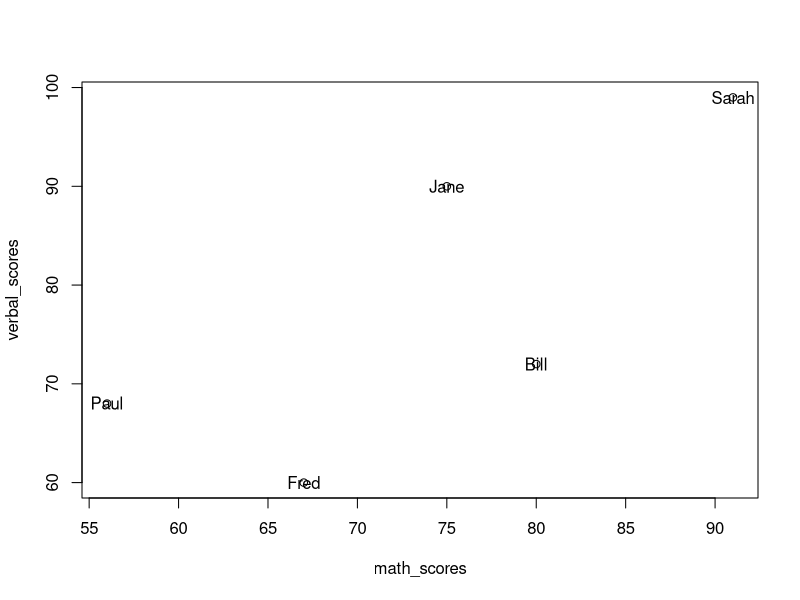

Write R code to recreate this figure.
## ---- chunk 1
10 / 2
sqrt(100) + sqrt(9)
exp(1)
2^3
## ---- chunk 2
x <- 5
y <- 10
## ---- chunk 3
x * y
## ---- chunk 4
z <- x * y
## ---- chunk 5
x <- x + 1
## ---- chunk 6
2 == 2
c(1, 2, 3) == 2
## ---- chunk 7
1 != 2 # not equal to
2 < 2 # less than
2 <= 2 # less than or equal to
2 > 2 # greater than
2 >= 2 # greater than or equal to
(2 < 2) | (2 <= 2) # or
(2 < 2) & (2 <= 2) # and
## ---- chunk 8
x <- c(TRUE, TRUE, FALSE)
x * 2
sum(x)
## ---- chunk 9
0 / 0 # NaN
1 / 0 # Inf
x <- c(1, NA, 0)
## ---- chunk 10
str(x)
## ---- chunk 11
print(x)
## ---- chunk 12
x
## ---- chunk 13
class("hello world!")
is.numeric("hello world!")
is.character("hello world")
class(c(1, NA, 0))
is.numeric(c(1, NA, 0))
## ---- chunk 14
str(as.factor(c("Blue", "Blue", "Red")))
## ---- chunk 15
student_names <- c("Bill", "Jane", "Sarah", "Fred", "Paul")
math_scores <- c(80, 75, 91, 67, 56)
verbal_scores <- c(72, 90, 99, 60, 68)
## ---- chunk 16
nums1 <- 1:100
# -10, -5, 0, ..., 100
nums2 <- seq(-10, 100, by = 5)
# 467 equally spaced numbers between -10 and 100
nums3 <- seq(-10, 100, length.out = 467)
## ---- chunk 17
mean(math_scores)
min(math_scores - verbal_scores)
summary(verbal_scores)
## ---- chunk 18
plot(x = math_scores, y = verbal_scores)
text(x = math_scores, y = verbal_scores, labels = student_names)
## ---- chunk 19
math_scores[3]
math_scores[1:3]
math_scores[-c(4:5)]
math_scores[which(verbal_scores >= 90)]
math_scores[3] <- 92
math_scores
## ---- chunk 20
students <- data.frame(student_names, math_scores, verbal_scores)
students
summary(students)
## ---- chunk 21
students$final_scores <- 0
students$final_scores <- (students$math_scores + students$verbal_scores) / 2

age <- c(18, 19, 20, 21, 22)
students2 <- data.frame(student_names, age)
# merge different data frames
students3 <- merge(students, students2)

students3
## ---- chunk 22
list1 <- list(some_numbers = 1:10, some_letters = c("a", "b", "c"))
list1
## ---- chunk 23
schools <- list(school_name = "LSE", students = students,
                    faculty = data.frame(name = c("Kelly Jones", "Matt Smith"),
                                         age = c(41, 55)))
schools
## ---- chunk 24
schools[[1]]
schools[["faculty"]]
schools$students
